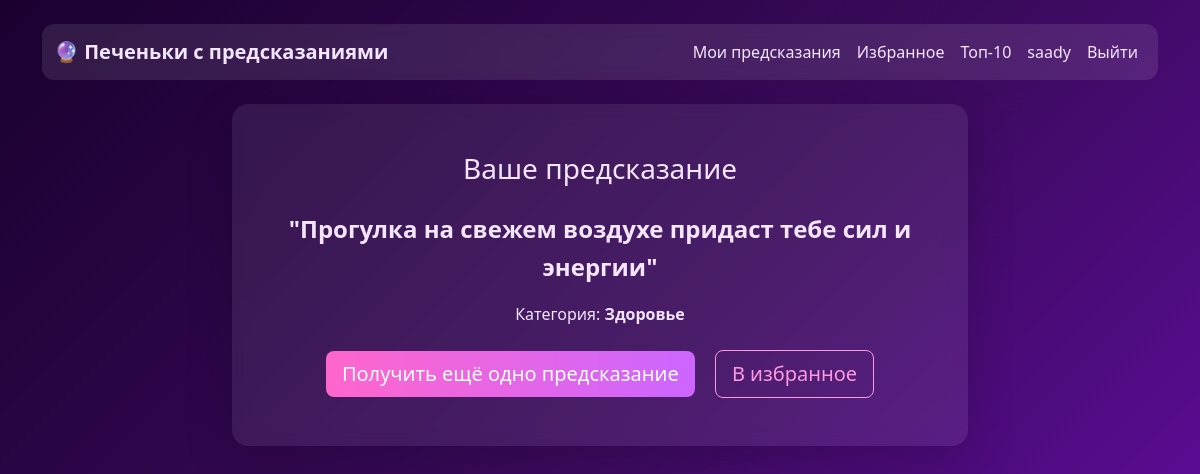
Page /result/6/ (signed in) on the committed database.
### users/models.py (models this page shows)
class CustomUser(AbstractUser):
    pass

### predictions/models.py (models this page shows, shortened)
class FortuneCookie(models.Model):
    text = models.TextField(verbose_name="Текст предсказания")
    category = models.ForeignKey(
        'Category',
        on_delete=models.CASCADE,
        related_name='cookies',
        verbose_name="Категория"
    )
    created_by = models.ForeignKey(
        'users.CustomUser',
        on_delete=models.SET_NULL,
        null=True,
        blank=True,
        verbose_name="Создано пользователем"
    )
    is_active = models.BooleanField(default=True, verbose_name="Активно")
    created_at = models.DateTimeField(auto_now_add=True, verbose_name="Дата создания")
    usage_count = models.PositiveIntegerField(default=0, verbose_name="Количество использований")
    class Meta:
        verbose_name = "Печенье с предсказанием"
        verbose_name_plural = "Печеньки с предсказаниями"

class Category(models.Model):
    name = models.CharField(max_length=50, verbose_name="Название")
    description = models.TextField(blank=True, verbose_name="Описание")
    class Meta:
        verbose_name = "Категория"
        verbose_name_plural = "Категории"

### predictions/views.py (the view)
# urls.py: path('result/<int:prediction_id>/', views.prediction_result, name='prediction_result'),
@login_required
def prediction_result(request, prediction_id):
    user_prediction = get_object_or_404(
        UserPrediction,
        id=prediction_id,
        user=request.user
    )
    is_favorite = FavoriteCookie.objects.filter(
        user=request.user,
        cookie=user_prediction.cookie
    ).exists()
    context = {
        'prediction': user_prediction,
        'cookie': user_prediction.cookie,
        'is_favorite': is_favorite,
    }
    return render(request, 'result.html', context)

### predictions/templates/result.html (shortened to what this page needs)
{% extends 'base.html' %}
{% block content %}
<div class="row justify-content-center">
    <div class="col-md-8">
        <div class="card shadow-lg">
            <div class="card-body text-center p-5">
                <h3 class="mb-4">Ваше предсказание</h3>
                <p class="fs-4 fw-bold prediction-text">
                    "{{ cookie.text }}"
                </p>
                <p class="text-muted">
                    Категория: <strong>{{ cookie.category.name }}</strong>
                </p>
                <div class="mt-4">
                    <a href="{% url 'get_prediction' %}" class="btn btn-primary btn-lg me-3">
                        Получить ещё одно предсказание
                    </a>
                    {% if is_favorite %}
                        <a href="{% url 'remove_from_favorites' cookie.id %}"
                           class="btn btn-warning btn-lg">
                            Удалить из избранного
                        </a>
                    {% else %}
                        <a href="{% url 'add_to_favorites' cookie.id %}?prediction_id={{ prediction.id }}"
                           class="btn btn-outline-danger btn-lg">
                            В избранное
                        </a>
                    {% endif %}
                </div>
            </div>
        </div>
    </div>
</div>
{% endblock %}

### templates/base.html (shortened to what this page needs)
<!DOCTYPE html>
<html lang="ru">
<head>
    <link href="https://cdn.jsdelivr.net/npm/bootstrap@5.3.2/dist/css/bootstrap.min.css" rel="stylesheet">
</head>
<body>
    <div class="container mt-4">
        <nav class="navbar navbar-expand-lg navbar-light bg-light mb-4">
            <div class="container">
               <a class="navbar-brand fw-bold" href="{% url 'home' %}">
                    🔮 Печеньки с предсказаниями
               </a>
                <div class="navbar-nav ms-auto">
                    {% if user.is_authenticated %}
                        <a class="nav-link" href="{% url 'my_predictions' %}">Мои предсказания</a>
                        <a class="nav-link" href="{% url 'favorites' %}">Избранное</a>
                        <a class="nav-link" href="{% url 'top_cookies' %}">Топ-10</a>
                        <a class="nav-link" href="{% url 'profile' %}">{{ user.username }}</a>
                        <form action="{% url 'logout' %}" method="post" style="display: inline;">
                            <button type="submit" class="btn btn-link nav-link"
                                    style="display: inline; background: none; border: none;">
                                Выйти
                            </button>
                        </form>
                    {% else %}
                        <a class="nav-link" href="{% url 'register' %}">Регистрация</a>
                        <a class="nav-link" href="{% url 'login' %}">Войти</a>
                    {% endif %}
                </div>
            </div>
        </nav>
        {% block content %}
        {% endblock %}
    </div>
</body>
</html>

### templates/base.html (style rules this page uses)
body { background: linear-gradient(135deg, #1a002f, #3a0a5c, #6a0dad); min-height: 100vh; color: #f5e6ff; }
.card { background: rgba(255, 255, 255, 0.08); backdrop-filter: blur(10px); border: none; border-radius: 16px; color: #fff; }
.btn-primary { background: linear-gradient(90deg, #ff66cc, #cc66ff); border: none; }
.navbar { background: rgba(255, 255, 255, 0.1) !important; backdrop-filter: blur(10px); border-radius: 12px; }
.navbar .nav-link, .navbar-brand { color: #f5e6ff !important; }
a { color: #ff99dd; }
.card { transition: 0.3s; }
a { text-decoration: none; }
.btn { transition: all 0.3s ease; }
.prediction-text { font-size: 1.3rem; line-height: 1.6; color: #ffe6ff; }
body, p, span, div, small, strong, h1, h2, h3, h4, h5 { color: #f5e6ff; }
.text-muted { color: #d8b3ff !important; }
.btn-outline-primary, .btn-outline-danger, .btn-outline-secondary, .btn-outline-warning { color: #ff99dd; border: 1px solid #ff99dd; background: transparent; }
.card, .card p, .card span, .card small { color: #f5e6ff !important; }
.btn-outline-danger { color: #ff99dd !important; border-color: #ff99dd !important; }

### rows in the picture
CustomUser: username "saady"
FortuneCookie: text "Прогулка на свежем воздухе придаст тебе сил и энергии", category.name "Здоровье"
